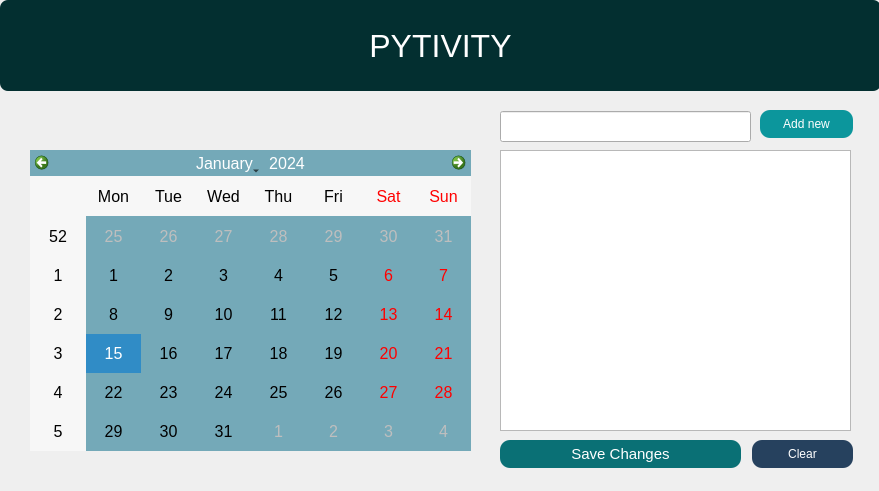
<?xml version="1.0" encoding="UTF-8"?>
<ui version="4.0">
 <class>Dialog</class>
 <widget class="QDialog" name="Dialog">
  <property name="geometry">
   <rect>
    <x>0</x>
    <y>0</y>
    <width>879</width>
    <height>491</height>
   </rect>
  </property>
  <property name="windowTitle">
   <string>Dialog</string>
  </property>
  <widget class="QCalendarWidget" name="calendarWidget">
   <property name="geometry">
    <rect>
     <x>30</x>
     <y>150</y>
     <width>441</width>
     <height>301</height>
    </rect>
   </property>
   <property name="styleSheet">
    <string notr="true">font:12pt;
background:rgb(116, 169, 184)


</string>
   </property>
  </widget>
  <widget class="QListWidget" name="tasksListWidget">
   <property name="geometry">
    <rect>
     <x>500</x>
     <y>150</y>
     <width>351</width>
     <height>281</height>
    </rect>
   </property>
   <property name="styleSheet">
    <string notr="true">font:12pt;</string>
   </property>
  </widget>
  <widget class="QPushButton" name="saveButton">
   <property name="geometry">
    <rect>
     <x>500</x>
     <y>440</y>
     <width>241</width>
     <height>28</height>
    </rect>
   </property>
   <property name="styleSheet">
    <string notr="true">border-radius:10px;
background-color:#0A7075;
color:white;
font:11pt;</string>
   </property>
   <property name="text">
    <string>Save Changes</string>
   </property>
  </widget>
  <widget class="QPushButton" name="addButton">
   <property name="geometry">
    <rect>
     <x>760</x>
     <y>110</y>
     <width>93</width>
     <height>28</height>
    </rect>
   </property>
   <property name="styleSheet">
    <string notr="true">border-radius:10px;
background-color:#0C969C;
color:white;
</string>
   </property>
   <property name="text">
    <string>Add new</string>
   </property>
  </widget>
  <widget class="QLabel" name="label">
   <property name="geometry">
    <rect>
     <x>0</x>
     <y>0</y>
     <width>881</width>
     <height>91</height>
    </rect>
   </property>
   <property name="styleSheet">
    <string notr="true">font-size : 24pt;
background : #032F30;
color:white;
border-radius:8px; 
font-style:monospace;</string>
   </property>
   <property name="text">
    <string>PYTIVITY</string>
   </property>
   <property name="alignment">
    <set>Qt::AlignCenter</set>
   </property>
  </widget>
  <widget class="QLineEdit" name="taskLineEdit">
   <property name="geometry">
    <rect>
     <x>500</x>
     <y>111</y>
     <width>251</width>
     <height>31</height>
    </rect>
   </property>
   <property name="styleSheet">
    <string notr="true">font:12pt;
</string>
   </property>
  </widget>
  <widget class="QPushButton" name="clearButton">
   <property name="geometry">
    <rect>
     <x>752</x>
     <y>440</y>
     <width>101</width>
     <height>28</height>
    </rect>
   </property>
   <property name="styleSheet">
    <string notr="true">border-radius:10px;
background-color:#26415E;
color:white;
</string>
   </property>
   <property name="text">
    <string>Clear</string>
   </property>
  </widget>
 </widget>
 <resources/>
 <connections/>
</ui>
